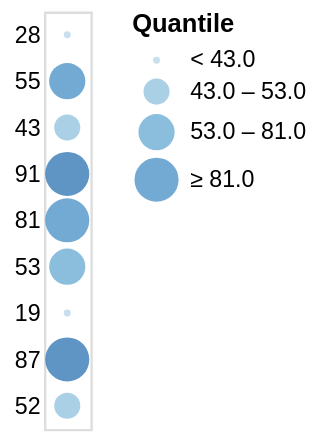

The Vega-Lite source for this figure:
### Vega specification from a JSON file in a GitHub repository (floating-point values rounded to 4 significant figures)
{"$schema": "https://vega.github.io/schema/vega/v5.json", "autosize": "pad", "padding": 5, "width": 20, "style": "cell", "data": [{"name": "source_0", "values": [{"a": "A", "b": 28}, {"a": "B", "b": 55}, {"a": "C", "b": 43}, {"a": "D", "b": 91}, {"a": "E", "b": 81}, {"a": "F", "b": 53}, {"a": "G", "b": 19}, {"a": "H", "b": 87}, {"a": "I", "b": 52}]}, {"name": "data_0", "source": "source_0", "transform": [{"type": "filter", "expr": "datum[\"b\"] !== null && !isNaN(datum[\"b\"])"}]}], "signals": [{"name": "y_step", "value": 20}, {"name": "height", "update": "bandspace(domain('y').length, 1, 0.5) * y_step"}, {"name": "width", "update": "width"}], "marks": [{"name": "marks", "type": "symbol", "style": ["circle"], "from": {"data": "data_0"}, "encode": {"update": {"opacity": {"value": 0.7}, "fill": {"scale": "color", "field": "b"}, "tooltip": {"signal": "{\"b\": datum[\"b\"], \"Quantile\": format(datum[\"b\"], \"\")}"}, "x": {"signal": "width", "mult": 0.5}, "y": {"scale": "y", "field": "b"}, "size": {"scale": "size", "field": "b"}, "shape": {"value": "circle"}}}}], "scales": [{"name": "y", "type": "point", "domain": {"data": "data_0", "field": "b"}, "range": {"step": {"signal": "y_step"}}, "padding": 0.5}, {"name": "color", "type": "quantile", "domain": {"data": "data_0", "field": "b"}, "range": "ramp", "interpolate": "hcl"}, {"name": "size", "type": "quantile", "domain": {"data": "data_0", "field": "b"}, "range": {"signal": "sequence(9, 361 + (361 - 9) / (4 - 1), (361 - 9) / (4 - 1))"}}], "axes": [{"scale": "y", "orient": "left", "grid": false, "domain": false, "ticks": false, "zindex": 1}], "legends": [{"title": "Quantile", "fill": "color", "gradientLength": {"signal": "clamp(height, 64, 200)"}, "labelOverlap": "greedy", "symbolType": "circle", "encode": {"symbols": {"update": {"shape": {"value": "circle"}, "opacity": {"value": 0.7}}}}, "size": "size"}]}
